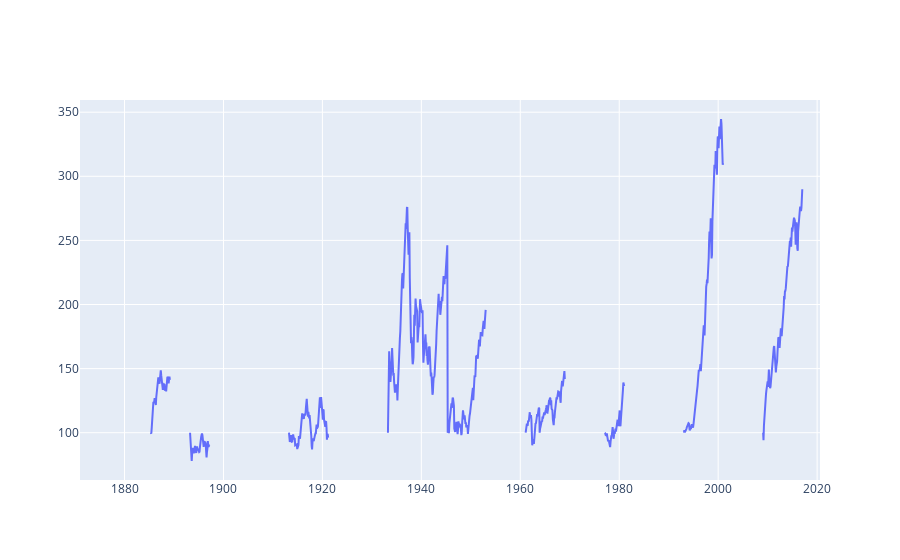

The notebook cell this image was saved under:
### Code cell
charts = chart[chart['Party']=='Democratic']
charts.reset_index(inplace=True)
time_series = pd.DataFrame(pd.date_range('1871-01-01', '2020-09-01', freq='M').strftime('%Y-%m'))
time_series.set_index(time_series[0], inplace=True)
charts = pd.DataFrame(charts)
charts.set_index('Date', inplace=True)
charts_dem = pl.merge_time_series(time_series, charts, how='outer')

fig = go.Figure()

fig.add_trace(go.Scatter(
    x=charts_dem[0],
    y=charts_dem['TR'],
    name = 'Democratic', # Style name/legend entry with html tags
    connectgaps=False # override default to connect the gaps
))

### Figure 1 — Plotly figure (JSON) as saved in the notebook; plotly's stock layout.template omitted (floating-point values rounded to 4 significant figures; data arrays with more than 128 entries replaced by an {"elided": "..."} marker saying what was removed)
{"data": [{"connectgaps": false, "name": "Democratic", "type": "scatter", "x": {"elided": "1796 str values"}, "y": {"elided": "1796 float values"}}], "layout": {"autosize": true, "xaxis": {"autorange": true, "range": ["1871-01-01", "2020-08-01"], "type": "date"}, "yaxis": {"autorange": true, "range": [63.11, 359.5], "type": "linear"}}}
